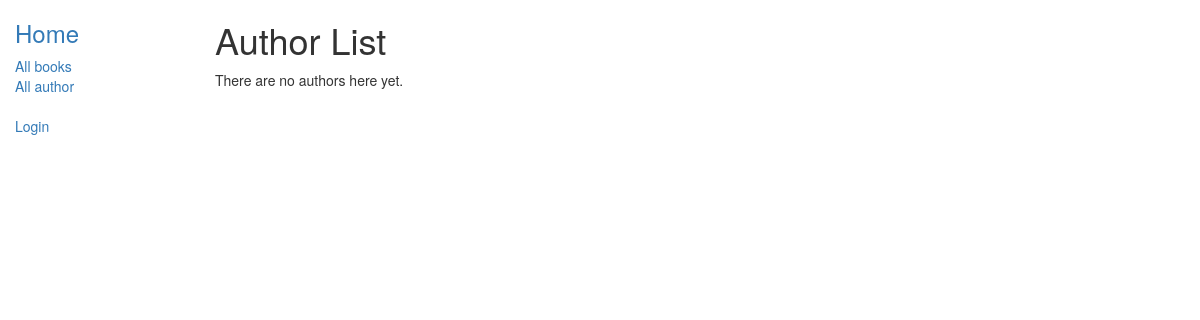
The app's page /catalog/author/, older data.
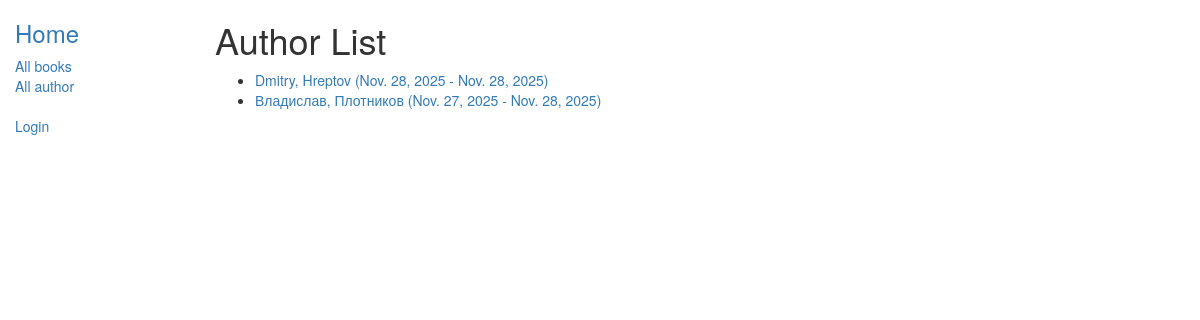
The same page, newer data.
### catalog/models.py (models this page shows, shortened)
class Author(models.Model):
    first_name = models.CharField(max_length=100)
    last_name = models.CharField(max_length=100)
    date_of_birth = models.DateField(null=True, blank=True)
    date_of_death = models.DateField('Died', null=True, blank=True)
    def get_absolute_url(self):
        return reverse('author-detail', args=[str(self.id)])

### catalog/views.py (the view)
# urls.py: path('author/', views.AuthorListView.as_view(), name='author'),
class AuthorListView(generic.ListView):
    model = Author
    paginate_by = 2

### catalog/templates/catalog/author_list.html (shortened to what this page needs)
{% extends "base_generic.html" %}
{% block content %}
    <h1>Author List
    </h1>
    {% if author_list %}
    <ul>
      {% for author in author_list %}
      <li>
        <a href="{{ author.get_absolute_url }}">{{ author.first_name }}, {{author.last_name}} ({{author.date_of_birth}} - {{author.date_of_death}})</a>
      </li>
      {% endfor %}
    </ul>
    {% else %}
      <p>There are no authors here yet.</p>
    {% endif %}
{% endblock %}

Row changes from the older to the newer data that the page shows:
added Author: first_name "Dmitry", last_name "Hreptov", date_of_birth "Nov. 28, 2025", date_of_death "Nov. 28, 2025"
added Author: first_name "Владислав", last_name "Плотников", date_of_birth "Nov. 27, 2025", date_of_death "Nov. 28, 2025"
Text that changed along with them:
text no longer shown: "There are no authors here yet."
